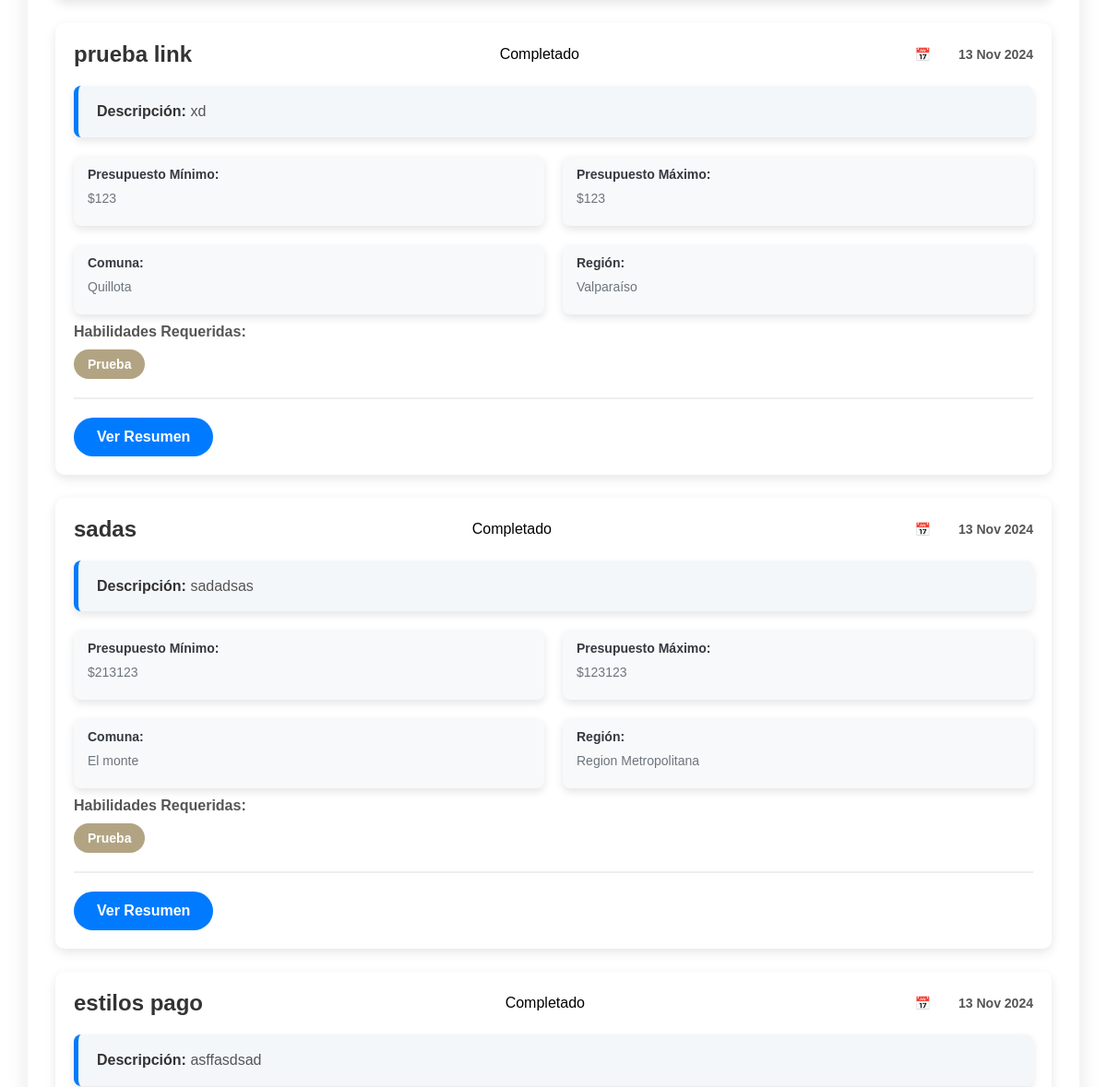
Before: /trabajos/trabajos/asignados/?completado=True (signed in, middle part) with the older database file.
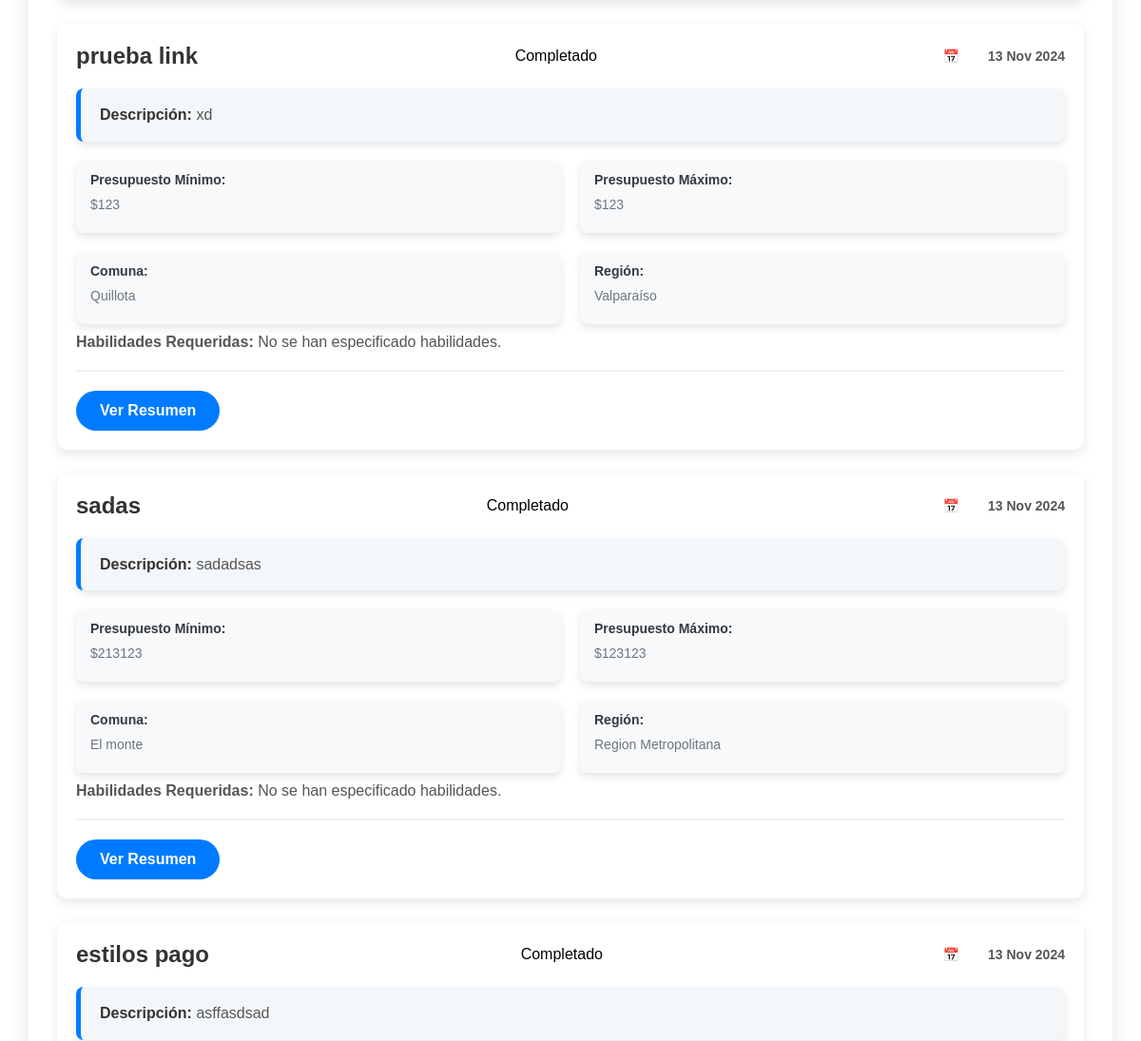
After: the same page with the newer database file.
### usuarios/models.py (models this page shows, shortened)
class Trabajo(models.Model):
    titulo = models.CharField(max_length=200)
    descripcion = models.TextField()
    presupuesto_minimo = models.IntegerField()
    presupuesto_maximo = models.IntegerField()
    region = models.ForeignKey(Region, on_delete=models.SET_NULL, null=True)
    comuna = models.ForeignKey(Comuna, on_delete=models.SET_NULL, null=True)
    usuario_creador = models.ForeignKey(CustomUser, on_delete=models.CASCADE, related_name='trabajos_creados')
    fecha_creacion = models.DateTimeField(auto_now_add=True)
    is_disponible = models.BooleanField(default=True)
    trabajador_seleccionado = models.ForeignKey(CustomUser, null=True, blank=True, on_delete=models.SET_NULL,related_name="trabajos_seleccionados")
    is_completado = models.BooleanField(default=False)
    habilidades = models.ManyToManyField('Habilidades', blank=True)
    forma_pago = models.CharField(max_length=50, null=True, blank=True)
    pago_final = models.IntegerField(null=True, blank=True)

class Comuna(models.Model):
    nombre = models.CharField(max_length=100)
    region = models.ForeignKey(Region, on_delete=models.CASCADE, related_name='comunas')
    def __str__(self):
        return self.nombre

class Region(models.Model):
    nombre = models.CharField(max_length=100)
    def __str__(self):
        return self.nombre

class Habilidades(models.Model):
    nombre = models.CharField(max_length=50, unique=True)

### trabajos/views.py (the view)
# urls.py: path('trabajos/asignados/', views.trabajos_asignados, name='trabajos_asignados'),
@login_required
def trabajos_asignados(request):
    completado = request.GET.get('completado', 'False') == 'True'
    trabajos = Trabajo.objects.filter(trabajador_seleccionado=request.user, is_completado=completado)
    completado_opuesto = not completado
    return render(request, 'trabajos/trabajos_asignados.html', {
        'trabajos': trabajos,
        'completado': completado,  # Pasar el valor del filtro a la plantilla
        'completado_opuesto': completado_opuesto  # Pasar el valor opuesto a la plantilla
    })

### trabajos/templates/trabajos/trabajos_asignados.html (shortened to what this page needs)
{% extends 'core/base.html' %}
{% load static %}
{% block extra_css %}
    <link rel="stylesheet" type="text/css" href="{% static 'trabajos/css/ver_trabajos.css' %}">
    <link href="https://cdnjs.cloudflare.com/ajax/libs/font-awesome/6.0.0-beta3/css/all.min.css" rel="stylesheet">
{% endblock %}
{% block content %}
    <div class="container-main">
        {% if trabajos %}
            <ul>
                {% for trabajo in trabajos %}
                    <div class="carta">
                        <div class="carta-header">
                            <h2 class="titulo">{{ trabajo.titulo }}</h2>
                            {% if trabajo.is_completado %}
                                <span class="completado-label">Completado</span>
                            {% endif %}
                            <div class="info-header">
                                <div class="info-item fecha">
                                    <span class="icon">📅</span>
                                    <strong>{{ trabajo.fecha_creacion|date:"d M Y" }}</strong>
                                </div>
                            </div>
                        </div>
                        <div class="carta-body">
                            <div class="descripcion-container">
                                <p><strong>Descripción:</strong> {{ trabajo.descripcion }}</p>
                            </div>
                            <div class="nuevos-datos">
                                {% load l10n %}
                                <div class="dato">
                                    <strong>Presupuesto Mínimo:</strong>
                                    <p>${{ trabajo.presupuesto_minimo|localize }}</p>
                                </div>
                                <div class="dato">
                                    <strong>Presupuesto Máximo:</strong>
                                    <p>${{ trabajo.presupuesto_maximo|localize }}</p>
                                </div>
                                <div class="dato">
                                    <strong>Comuna:</strong>
                                    <p>{{ trabajo.comuna }}</p>
                                </div>
                                <div class="dato">
                                    <strong>Región:</strong>
                                    <p>{{ trabajo.region }}</p>
                                </div>
                            </div>
                            {% if trabajo.habilidades.all %}
                                <p><strong>Habilidades Requeridas:</strong></p>
                                <div class="habilidades-container">
                                    {% for habilidad in trabajo.habilidades.all %}
                                        <span class="habilidad">{{ habilidad.nombre }}</span>
                                    {% endfor %}
                                </div>
                            {% else %}
                                <p><strong>Habilidades Requeridas:</strong> No se han especificado habilidades.</p>
                            {% endif %}
                        </div>
                        <hr class="linea-separadora">
                        <div class="acciones">
                            <a href="{% url 'match' trabajo.id %}" class="btn resumen-btn">Ver Resumen</a>
                        </div>
                    </div>
                {% empty %}
                    <li>No tienes trabajos asignados.</li>
                {% endfor %}
            </ul>
        {% else %}
            <div class="message {{ message.tags }}">
                <i class="fas fa-exclamation-circle"></i>
                No tienes trabajos asignados.
            </div>
        {% endif %}
    </div>
{% endblock %}

Changed rows visible on the page:
removed Habilidades: nombre "Prueba"
shown differently, row unchanged: Trabajo "prueba link": now shows "No se han especificado habilidades."
shown differently, row unchanged: Trabajo "sadas": now shows "No se han especificado habilidades."
